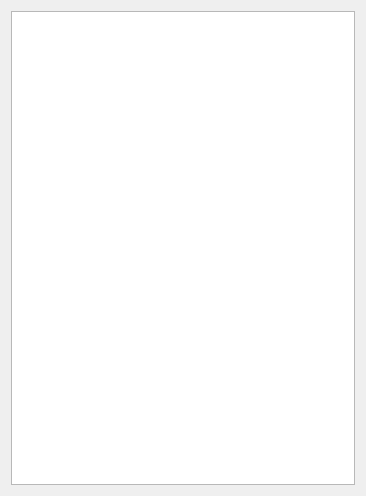
<?xml version="1.0" encoding="UTF-8"?>
<ui version="4.0">
 <class>ArchiveWindow</class>
 <widget class="QDialog" name="ArchiveWindow">
  <property name="geometry">
   <rect>
    <x>0</x>
    <y>0</y>
    <width>366</width>
    <height>496</height>
   </rect>
  </property>
  <property name="windowTitle">
   <string>Dialog</string>
  </property>
  <layout class="QHBoxLayout" name="horizontalLayout">
   <item>
    <widget class="QListWidget" name="listWidget"/>
   </item>
  </layout>
 </widget>
 <resources/>
 <connections/>
</ui>
